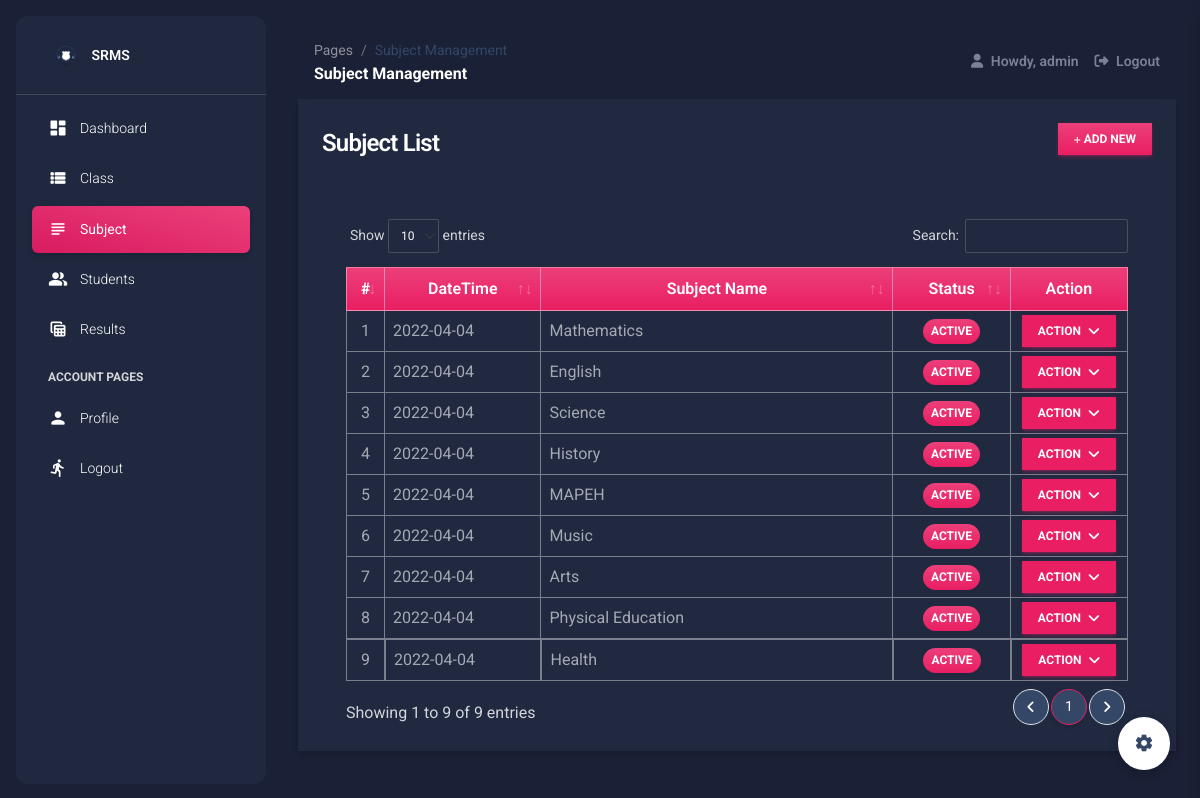
Screenshot of /subject_mgt (signed in) with the database file from the repository.
### srmsApp/models.py (models this page shows, shortened)
class Subject(models.Model):
    name = models.CharField(max_length=250)
    status = models.CharField(max_length=2, choices=(('1','Active'),('2','Inactive')), default = 1)
    date_created = models.DateTimeField(default=timezone.now)
    date_updated = models.DateTimeField(auto_now=True)

### srmsApp/views.py (the view)
# urls.py: path('subject_mgt', views.subject_mgt,name="subject-page"),
@login_required
def subject_mgt(request):
    context['page'] = 'subject_mgt'
    context['page_title'] = 'Subject Management'
    subjects = models.Subject.objects.all()
    context['subjects'] = subjects
    return render(request,'subject_mgt.html',context)

### srmsApp/forms.py (shortened to what this page needs)
class UpdateProfile(UserChangeForm):
    username = forms.CharField(max_length=250,help_text="The Username field is required.")
    email = forms.EmailField(max_length=250,help_text="The Email field is required.")
    first_name = forms.CharField(max_length=250,help_text="The First Name field is required.")
    last_name = forms.CharField(max_length=250,help_text="The Last Name field is required.")
    current_password = forms.CharField(max_length=250)
    class Meta:
        model = User
        fields = ('email', 'username','first_name', 'last_name')

### srmsApp/templates/subject_mgt.html (shortened to what this page needs)
{% extends 'layouts/base.html' %} {% load humanize %} {% block content %}
<div class="container-fluid">
    <div class="col-lg-12 col-md-12 col-sm-12 col-xs-12">
        <div class="card card-default rounded-0 shadow ">
            <div class="card-header">
                <div class="d-flex w-100 align-items-center justify-content-between">
                    <h4 class="card-title fw-bold">Subject List</h4>
                    <div class="tools">
                        <button type="button" class="btn btn-primary rounded-0 bg-gradient btn-sm" id='add_new'><i class="fa fa-plus"></i> Add New</button>
                    </div>
                </div>
            </div>
            <div class="card-body">
                <div class="container-fluid">
                    <table class="table table-bordered" id="subject-list">
                        <colgroup>
                            <col width="5%">
                            <col width="20%">
                            <col width="45%">
                            <col width="15%">
                            <col width="15%">
                        </colgroup>
                        <thead>
                            <tr class="bg-gradient bg-primary bg-opacity-50 text-light">
                                <th class="px-2 py-2 text-center">#</th>
                                <th class="px-2 py-2 text-center">DateTime</th>
                                <th class="px-2 py-2 text-center">Subject Name</th>
                                <th class="px-2 py-2 text-center">Status</th>
                                <th class="px-2 py-2 text-center">Action</th>
                            </tr>
                        </thead>
                        <tbody>
                            {% for subject in subjects %}
                            <tr>
                                <td class="px-2 py-1 align-middle text-center">{{ forloop.counter }}</td>
                                <td class="px-2 py-1 align-middle">{{ subject.date_created|date:"Y-m-d" }}</td>
                                <td class="px-2 py-1 align-middle">{{ subject.name }}</td>
                                <td class="px-1 py-1 align-middle text-center">
                                    {% if subject.status == '1' %}
                                    <span class="badge bg-primary bg-gradient rounded-pill px-2">Active</span> {% else %}
                                    <span class="badge bg-secondary bg-gradient rounded-pill px-2">Inactive</span> {% endif %}
                                </td>
                                <td class="px-2 py-1 align-middle text-center">
                                    <div class="dropdown">
                                        <button class="btn btn-primary btn-sm mb-0 rounded-0 dropdown-toggle" type="button" id="actionBtn-{{ subject.pk }}" data-bs-toggle="dropdown" aria-expanded="false">
                                        Action
                                        </button>
                                    </div>
                                </td>
                            </tr>
                            {% endfor %}
                        </tbody>
                    </table>
                </div>
            </div>
        </div>
    </div>
</div>
{% endblock content %}

### srmsApp/templates/layouts/base.html (shortened to what this page needs)
 {% load static %} {% load customfilter %}
<!DOCTYPE html>
<html lang="en">
<head>
    <link href="{% static 'plugins/material-dashboard/css/nucleo-icons.css' %}" rel="stylesheet" />
    <link href="{% static 'plugins/material-dashboard/css/nucleo-svg.css' %}" rel="stylesheet" />
    <link rel="stylesheet" href="{% static 'plugins/DataTables/datatables.min.css' %}" />
    <link rel="stylesheet" href="{% static 'plugins/select2/dist/css/select2.min.css' %}">
    <link rel="stylesheet" href="{% static 'default/css/style.css' %}">
    <link id="pagestyle" href="{% static 'plugins/material-dashboard/css/material-dashboard.css' %}" rel="stylesheet" /> {% block stylesheets %}{% endblock stylesheets %}
</head>
<body class="g-sidenav-show bg-gray-200 dark-version">
    {% if has_sidebar %} {% include 'includes/sidebar.html' %} {% endif %}
    <main class="main-content position-relative max-height-vh-100 h-100 border-radius-lg ">
        {% if has_navigation %}{% include 'includes/navigation.html' %}{% endif %}  {% block content %}{% endblock content %}
    </main>
    {% include 'includes/modals.html' %} {% include 'includes/fixed-plugin.html' %} {% include 'includes/scripts.html' %}
</body>
</html>

### srmsApp/templates/includes/sidebar.html (shortened to what this page needs)
<aside class="sidenav navbar navbar-vertical navbar-expand-xs border-0 border-radius-xl my-3 fixed-start ms-3   bg-gradient-dark" id="sidenav-main">
    <div class="sidenav-header">
      <a class="navbar-brand m-0"
         href="https://appseed.us/admin-dashboards/flask-dashboard-material-design" target="_blank">
        <img src="{{ MEDIA_URL }}/default/logo.png" class="navbar-brand-img h-100" alt="main_logo">
        <span class="ms-1 font-weight-bold text-white">{{ short_name }}</span>
      </a>
    </div>
    <hr class="horizontal light mt-0 mb-2">
    <div class="collapse navbar-collapse  w-auto  max-height-vh-100" id="sidenav-collapse-main">
      <ul class="navbar-nav">
        <li class="nav-item">
          <a class="nav-link text-white {% if not page or page == 'home' %} active bg-gradient-primary {% endif %}"
             href="/">
            <div class="text-white text-center me-2 d-flex align-items-center justify-content-center">
              <i class="material-icons opacity-10">dashboard</i>
            </div>
            <span class="nav-link-text ms-1">Dashboard</span>
          </a>
        </li>
        <li class="nav-item">
          <a class="nav-link text-white {% if page == 'class_mgt' %} active bg-gradient-primary {% endif %}"
             href="{% url 'class-page' %}">
            <div class="text-white text-center me-2 d-flex align-items-center justify-content-center">
              <i class="material-icons opacity-10">view_list</i>
            </div>
            <span class="nav-link-text ms-1">Class</span>
          </a>
        </li>
        <li class="nav-item">
          <a class="nav-link text-white {% if page == 'subject_mgt' %} active bg-gradient-primary {% endif %}"
             href="{% url 'subject-page' %}">
            <div class="text-white text-center me-2 d-flex align-items-center justify-content-center">
              <i class="material-icons opacity-10">subject</i>
            </div>
            <span class="nav-link-text ms-1">Subject</span>
          </a>
        </li>
        <li class="nav-item">
          <a class="nav-link text-white {% if page == 'student_mgt' %} active bg-gradient-primary {% endif %}"
             href="{% url 'student-page' %}">
            <div class="text-white text-center me-2 d-flex align-items-center justify-content-center">
              <i class="material-icons opacity-10">people_alt</i>
            </div>
            <span class="nav-link-text ms-1">Students</span>
          </a>
        </li>
        <li class="nav-item">
          <a class="nav-link text-white {% if page == 'result_mgt' %} active bg-gradient-primary {% endif %}"
             href="{% url 'result-page' %}">
            <div class="text-white text-center me-2 d-flex align-items-center justify-content-center">
              <i class="material-icons opacity-10">table_view</i>
            </div>
            <span class="nav-link-text ms-1">Results</span>
          </a>
        </li>
        <li class="nav-item mt-3">
          <h6 class="ps-4 ms-2 text-uppercase text-xs text-white font-weight-bolder opacity-8">Account pages</h6>
        </li>
        <li class="nav-item">
          <a class="nav-link text-white {% if page == 'profile' %} active bg-gradient-primary {% endif %}"
             href="{% url 'profile-page' %}">
            <div class="text-white text-center me-2 d-flex align-items-center justify-content-center">
              <i class="material-icons opacity-10">person</i>
            </div>
            <span class="nav-link-text ms-1">Profile</span>
          </a>
        </li>
        <li class="nav-item">
          <a class="nav-link text-white " href="{% url 'logout' %}">
            <div class="text-white text-center me-2 d-flex align-items-center justify-content-center">
              <i class="material-icons opacity-10">directions_run</i>
            </div>
            <span class="nav-link-text ms-1">Logout</span>
          </a>
        </li>
      </ul>
    </div>
  </aside>

### srmsApp/templates/includes/navigation.html (shortened to what this page needs)
    <nav class="navbar navbar-main navbar-expand-lg px-0 mx-4 shadow-none border-radius-xl position-sticky mt-4 top-1 z-index-sticky" id="navbarBlur" navbar-scroll="true">
      <div class="container-fluid py-1 px-3">
        <nav aria-label="breadcrumb">
          <ol class="breadcrumb bg-transparent mb-0 pb-0 pt-1 px-0 me-sm-6 me-5">
            <li class="breadcrumb-item text-sm"><a class="opacity-5 text-dark" href="javascript:;">Pages</a></li>
            <li class="breadcrumb-item text-sm text-dark active" aria-current="page">{{ page_title }}</li>
          </ol>
          <h6 class="font-weight-bolder mb-0">{{ page_title }}</h6>
        </nav>
        <div class="collapse navbar-collapse mt-sm-0 mt-2 me-md-0 me-sm-4" id="navbar">
          <ul class="navbar-nav  justify-content-end">
            <li class="nav-item d-flex align-items-center">
              <a href="" class="nav-link text-body font-weight-bold px-3">
                <i class="fa fa-user me-sm-1"></i>
                  Howdy, {{ user.username }}
              </a>
            </li>
            <li class="nav-item d-flex align-items-center">
              <a href="{% url 'logout' %}" class="nav-link text-body font-weight-bold px-0">
                <i class="fa fa-sign-out me-sm-1"></i>
                <span class="d-sm-inline d-none">Logout</span>
              </a>
            </li>
          </ul>
        </div>
      </div>
    </nav>

### srmsApp/templates/includes/fixed-plugin.html (shortened to what this page needs)
  <div class="fixed-plugin">
    <a class="fixed-plugin-button text-dark position-fixed px-3 py-2">
      <i class="material-icons py-2">settings</i>
    </a>
    </div>

### srmsApp/templates/includes/scripts.html (shortened to what this page needs)
  {% load static %}

### static/default/css/style.css (style rules this page uses)
html, body { height: 100%; width: 100%; max-height: 100%; overflow: auto; display: flex; flex-direction: column; }
.dark-version .table tbody tr:last-child td { border-width: 1px !important; }

### rows the page displays
Subject: date_created "2022-04-04", name "Mathematics", status "ACTIVE"
Subject: date_created "2022-04-04", name "English", status "ACTIVE"
Subject: date_created "2022-04-04", name "Science", status "ACTIVE"
Subject: date_created "2022-04-04", name "History", status "ACTIVE"
Subject: date_created "2022-04-04", name "MAPEH", status "ACTIVE"
Subject: date_created "2022-04-04", name "Music", status "ACTIVE"
Subject: date_created "2022-04-04", name "Arts", status "ACTIVE"
Subject: date_created "2022-04-04", name "Physical Education", status "ACTIVE"
Subject: date_created "2022-04-04", name "Health", status "ACTIVE"

### other values shown
{{ short_name }} "SRMS"
{{ page_title }} "Subject Management"
{{ user.username }} "admin"
